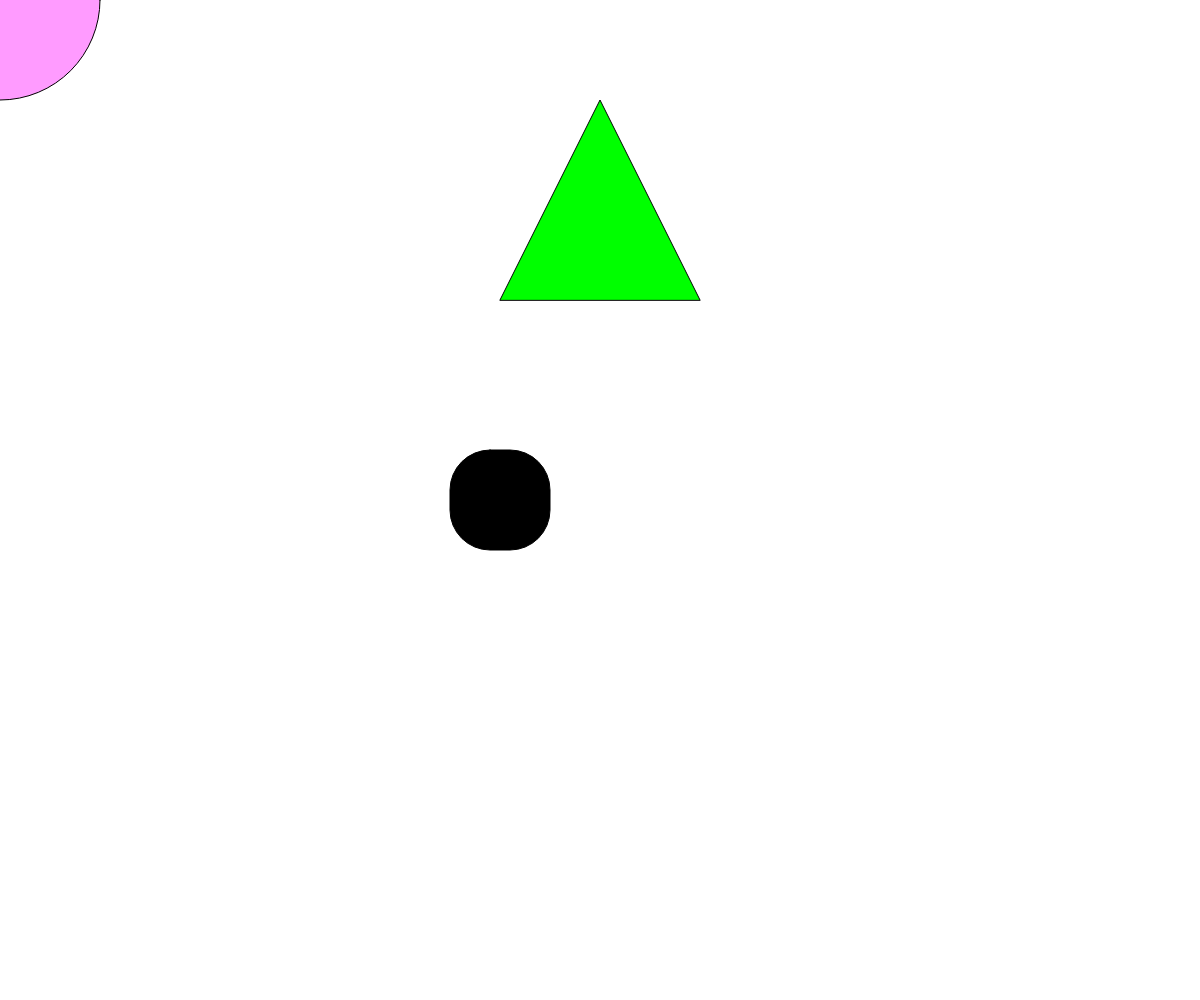
Frame 1 (no input)
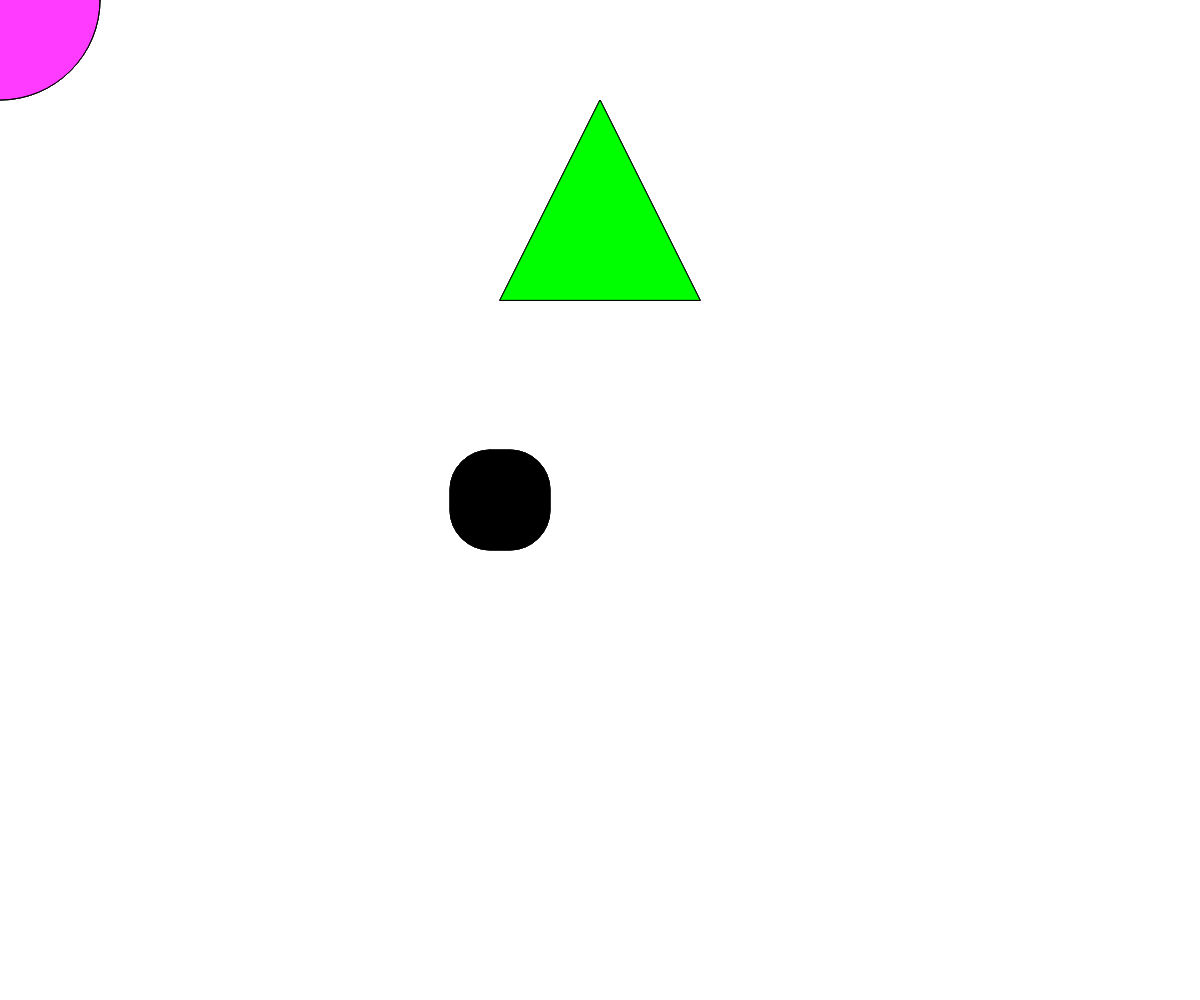
Frame 60 (no input)
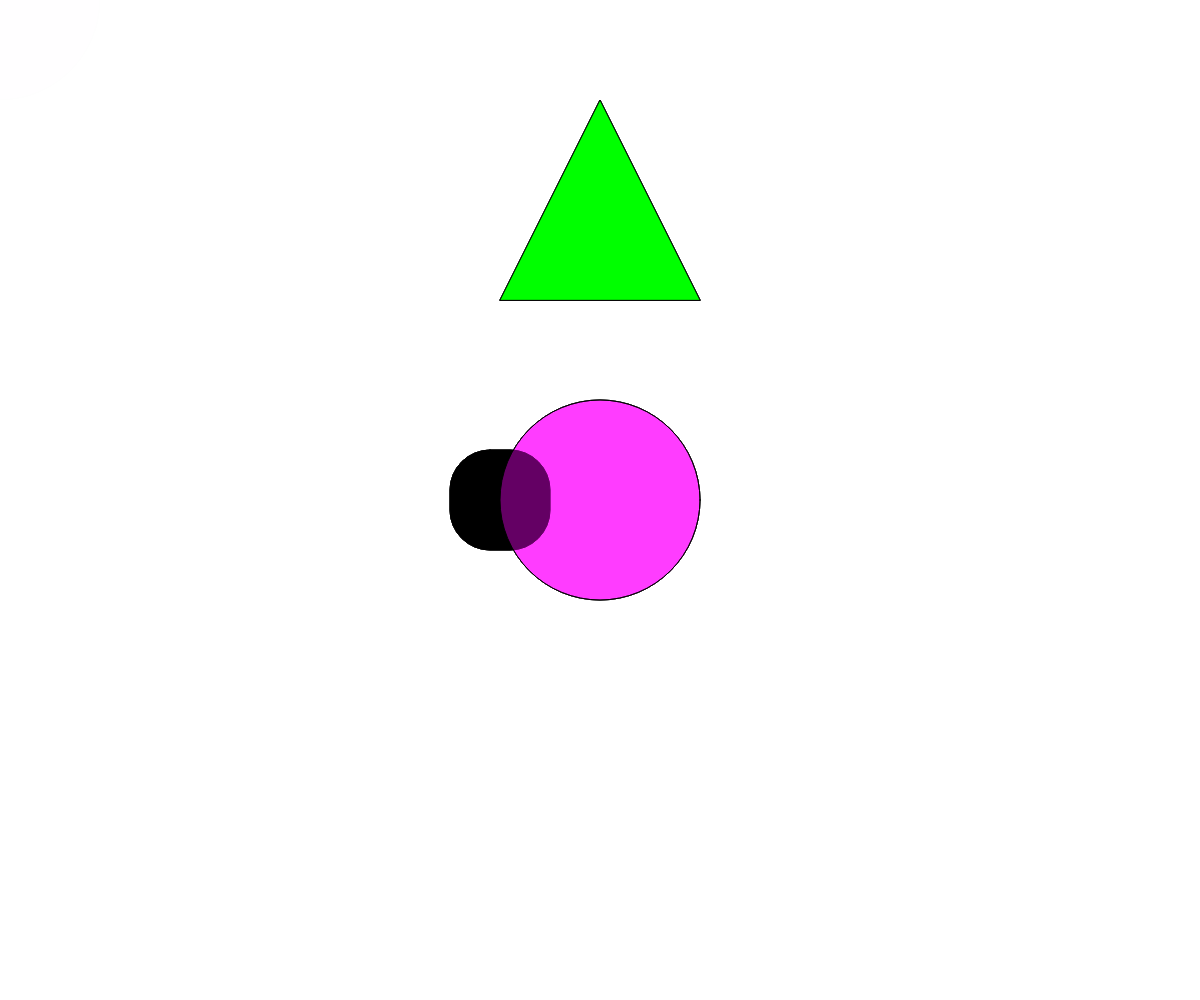
Frame 120 (the mouse pressed at the canvas centre since frame 60)

The p5.js sketch that drew these frames (run headless with seeded random() and noise() and a simulated clock; from frame 60 on, the mouse is pressed at the canvas centre):

// p5.js sketch
// ── sketch.js
let durchmesser;
durchmesser = 200;
let vergroessert = false; // merkt sich, ob sie gerade groß ist oder nicht

//let durchmesser = 10; man kann es auch so schreiben

let rotwert = 0;

//variabeln oben ausserhalb definieren, die let dinger


function setup() {
  createCanvas(windowWidth, windowHeight);
}

function draw() {
  background(255, 50);

  console.log(rotwert); //Wert von rot ausgeben lassen im chrome in der Console

  fill(0, 255, 0);
  triangle(500, 300, 600, 100, 700, 300);

  rectMode(CENTER);
  fill(rotwert, 0, 0);
  rect(500, 500, 100, 100, 40);

  fill(255, 0, 255, 100);
  ellipse(mouseX, mouseY, durchmesser, durchmesser);

  //durchmesser = durchmesser+1;
  // rotwert = rotwert+3;

}

function mouseClicked() {
  if (vergroessert) {
    // wenn sie groß ist, wieder verkleinern
    durchmesser -= 200;
    vergroessert = false;
  } else {
    // wenn sie klein ist, vergrößern
    durchmesser += 200;
    vergroessert = true;
  }
}
